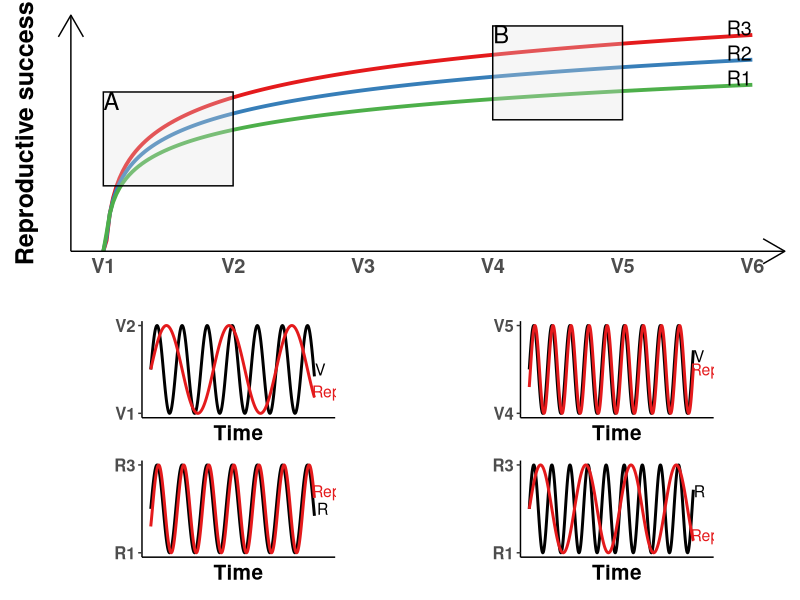
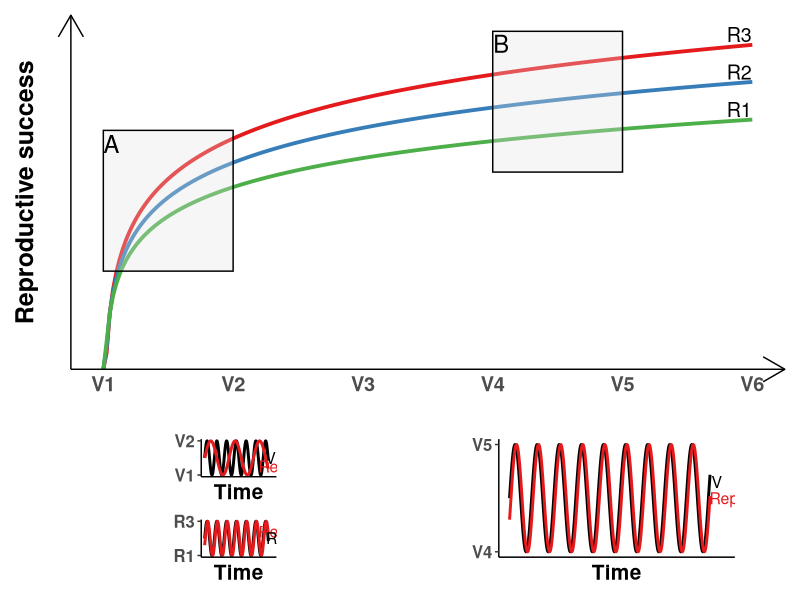
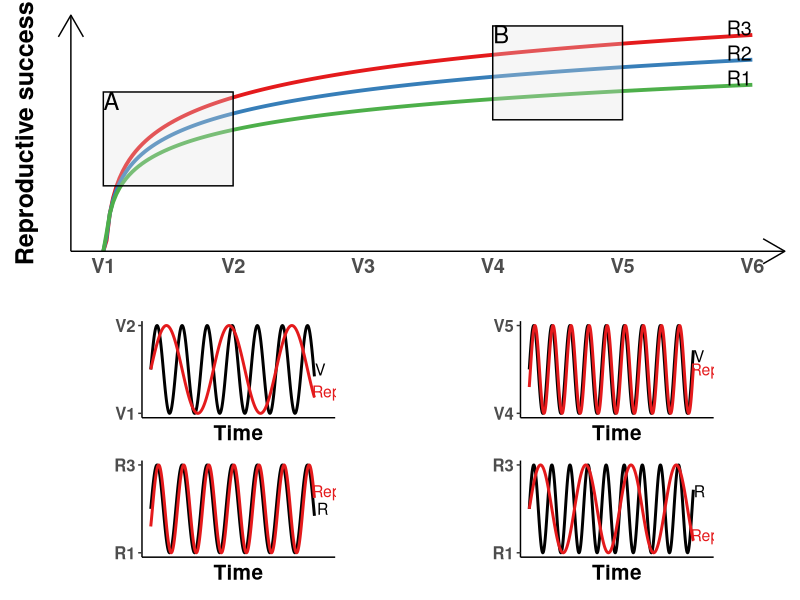
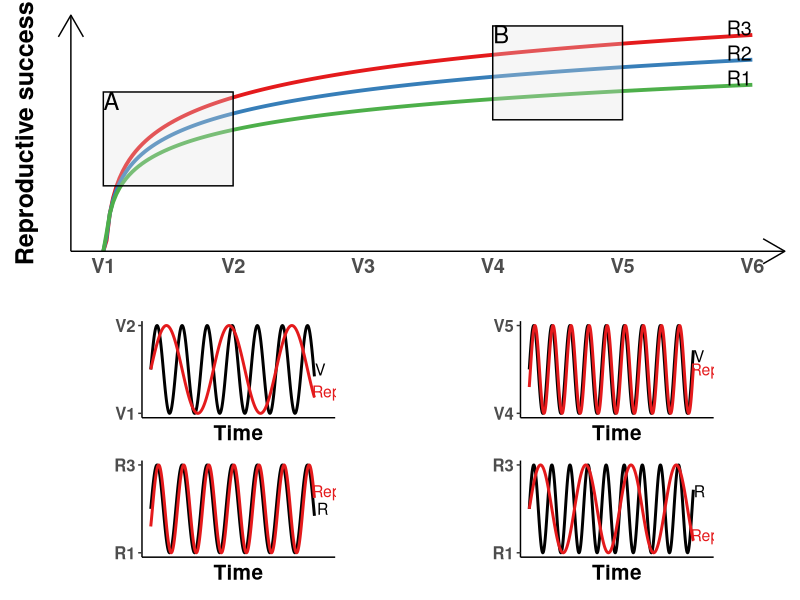
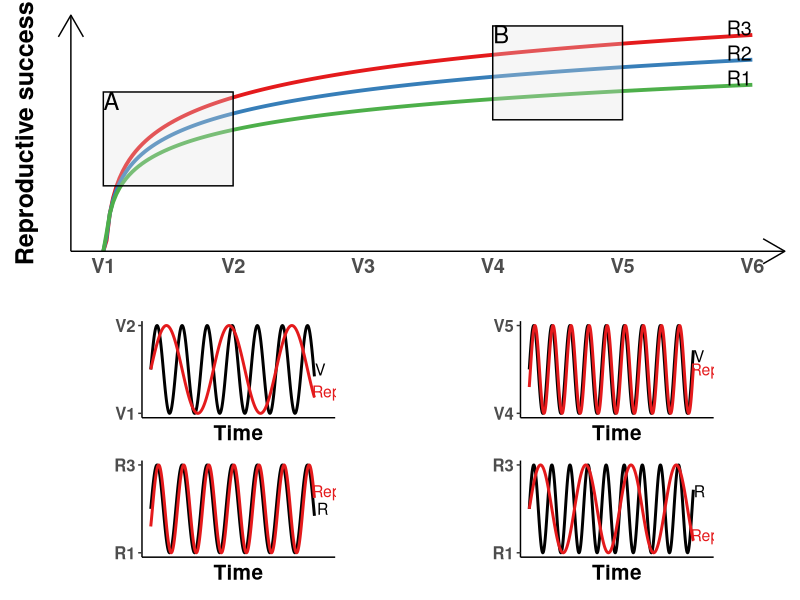

Generate these figures, in order, with R:

library(ggplot2)
library(tidyverse)
library(patchwork)


#First dataset RED
s1 <- seq(from=0, to=100, by=0.5)
l1 = log(s1, base = 6)
d1 = data.frame(l1, s1)


#Second dataset BLUE
s2 <- seq(from=0, to=100, by=0.5)
l2 = log(s2, base = 8)
d2 = data.frame(l2, s2)

#Third dataset GREEN
s3 <- seq(from=0, to=100, by=0.5)
l3 = log(s3, base = 12)
d3 = data.frame(l3, s3)



to=ggplot(d1, aes(s1, l1)) +
  geom_line(color = "#e41a1c", linewidth=1.3) +
  geom_line(data =  d2, aes(s2,l2), color = "#377eb8",linewidth=1.3) +
  geom_line(data =  d3, aes(s3,l3), color = "#4daf4a",linewidth=1.3) +
  ylab("Reproductive success")+
  labs(x = "") +
  theme_classic()+
  theme(axis.text.y=element_blank(),
        axis.ticks.y=element_blank())+
  scale_x_continuous(breaks=seq(from= 0, to= 100, by = 20), labels=c("V1","V2","V3", "V4","V5","V6"))+
  theme(text = element_text(size=18,face="bold"))+
  theme(axis.ticks.x=element_blank())+
  annotate("rect", xmin = c(0, 60), xmax = c(20,80), ymin = c(0.4, 1.35), 
           ymax = c(1.75, 2.7), linetype = 1, fill="gray88", alpha=0.3, colour = "black") +
  annotate("text", x = c(98, 98,98), y = c(2.67, 2.31,1.95), label = c("R3", "R2", "R1"), size=5)+
  annotate("text", x = c(1.25, 61.3), y = c(1.62,2.58), label = c("A", "B"), size=6)+
  theme(axis.line.x = element_line(arrow = arrow()))+
  theme(axis.line.y = element_line(arrow = arrow()))



##################################
x <- seq(0, 41, by = 0.1)
y1 <- sin(x)
y1.2 <- cos(x+4.3)

da1 <- data.frame( x, y1)
da1.2 <- data.frame( x, y1.2)

R_1=ggplot(da1, aes(x, y1))+
  geom_line( size=1) +
  geom_line(data =  da1.2, aes(x, y1.2), color = "#e41a1c",size=1)+
  theme_classic() +
  xlab("Time") +
  theme(axis.text.x=element_blank(),
        axis.ticks.x=element_blank()) + 
  scale_y_continuous(breaks=seq(from= -1, to= 1, by = 2), labels=c("R1","R3"))+
  theme(text = element_text(size=15, face="bold"))+
  theme(axis.title.y = element_blank()) +
  annotate("text", x = 44, y = 0.4, label = "Rep", size=4,color="#e41a1c")+
  annotate("text", x = 43, y = 0, label = "R", size=4)+ 
  theme(aspect.ratio=0.5)



###################################

x2 <- seq(0, 41, by = 0.1)
y2 <- sin(x2)
y3 = sin(x2/2.5)

da2 <- data.frame(x2, y2)
da2.1 = data.frame(x2,y3)

v_1=ggplot(da2, aes(x2, y2))+
  geom_line( size=1) +
  geom_line(data =  da2.1, aes(x2,y3), color = "#e41a1c",size=1)+
  theme_classic() +
  xlab("Time")+
  theme(axis.text.x=element_blank(),
        axis.ticks.x=element_blank())+ 
  scale_y_continuous(breaks=seq(from= -1, to= 1, by = 2), labels=c("V1","V2"))+
  theme(text = element_text(size=15, face="bold"))+
  theme(axis.title.y = element_blank())+
  annotate("text", x = 44, y = -0.5, label = "Rep", size=4, color="#e41a1c")+
  annotate("text", x = 42.5, y = 0, label = "V", size=4) + 
  theme(aspect.ratio=0.5)


po1=v_1/R_1


######################
x3 <- seq(0, 57, by = 0.1)
y3 <- sin(x3)
y3.1 <- cos(x3+4.3)

da3 <- data.frame(x3, y3)
da3.1 <- data.frame(x3, y3.1)

v_2=ggplot(da3, aes(x3, y3))+
  geom_line( size=1) +
  geom_line(data =  da3.1, aes(x3,y3.1), color = "#e41a1c",size=1)+
  theme_classic() +
  xlab("Time") +
  theme(axis.text.x=element_blank(),
        axis.ticks.x=element_blank()) + 
  scale_y_continuous(breaks=seq(from= -1, to= 1, by = 2), labels=c("V4","V5"))+
  theme(text = element_text(size=15, face="bold"))+
  theme(axis.title.y = element_blank()) +
  annotate("text", x = 61, y = 0, label = "Rep", size=4,color="#e41a1c")+
  annotate("text", x = 59, y = 0.3, label = "V", size=4)+ 
  theme(aspect.ratio=0.5)




########################################
x4 <- seq(0, 57, by = 0.1)
y4 <- sin(x4)
y5 = sin(x4/2.5)


da4 <- data.frame(x4, y4)
da5 = data.frame(x4,y5)

R_2=ggplot(da4, aes(x4, y4))+
  geom_line( size=1) +
  geom_line(data =  da5, aes(x4,y5), color = "#e41a1c",size=1)+
  theme_classic() +
  xlab("Time")+
  theme(axis.text.x=element_blank(),
        axis.ticks.x=element_blank())+ 
  scale_y_continuous(breaks=seq(from= -1, to= 1, by = 2), labels=c("R1","R3"))+
  theme(text = element_text(size=15, face="bold"))+
  theme(axis.title.y = element_blank())+
  annotate("text", x = 61, y = -0.6, label = "Rep", size=4, color="#e41a1c")+
  annotate("text", x = 59, y = 0.4, label = "R", size=4)+ 
  theme(aspect.ratio=0.5)


po2=v_2/R_2


to/ (po1 |po2)
########################################

design <- "
  AA#
  BC#
"

to+po1+v_2+R_2+ plot_layout(heights  = c(3,1,1),design = design)

to / ((v_1 / R_1)|(v_2 / R_2))

to/ (po1 |po2)
 
to - (po1 | po2) + plot_layout(ncol=1)
